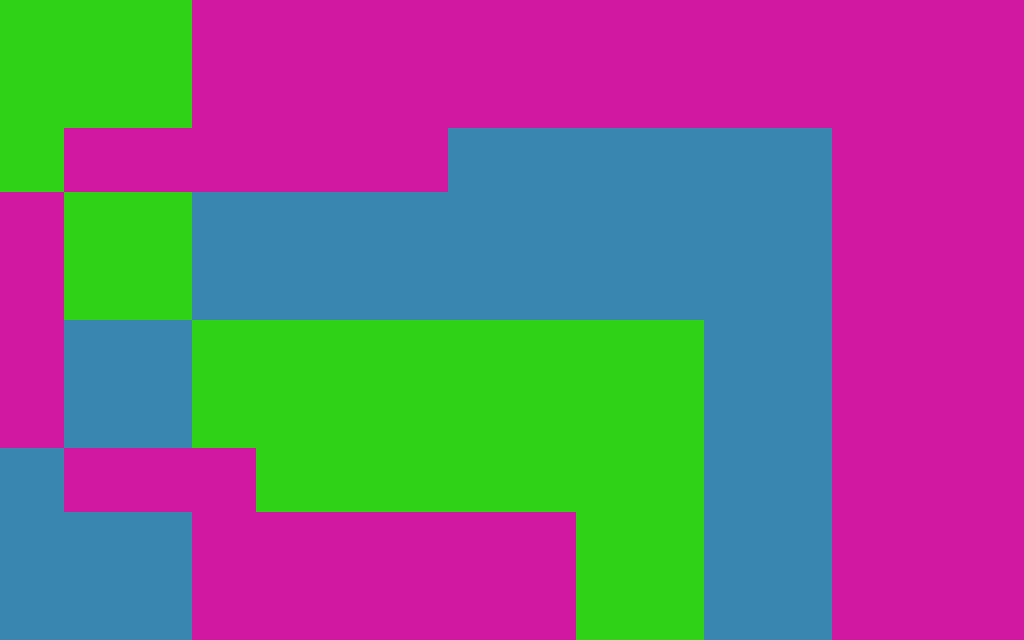

The image is a tile-based game level rendered from a .tmx file. Its description and source (layers, tilesets, objects; grid data summarised) follow:
An orthogonal 16x10 tile map with 64x64 px tiles, 3 tile layers (Tile Layer 1, Tile Layer 2, Tile Layer 3).

<map version="1.0" orientation="orthogonal" renderorder="right-down" width="16" height="10" tilewidth="64" tileheight="64">
 <properties>
  <property name="maxMoves" value="4" />
 </properties>
 <tileset firstgid="1" name="tiles" tilewidth="64" tileheight="64">
  <image source="tiles.jpg" width="640" height="128" />
 </tileset>
 <layer name="Tile Layer 1" width="16" height="10">
  <data>[160 cells, 75 non-empty, 1 distinct tile ids]</data>
 </layer>
 <layer name="Tile Layer 2" width="16" height="10">
  <data>[160 cells, 38 non-empty, 1 distinct tile ids]</data>
 </layer>
 <layer name="Tile Layer 3" width="16" height="10">
  <data>[160 cells, 47 non-empty, 1 distinct tile ids]</data>
 </layer>
</map>
